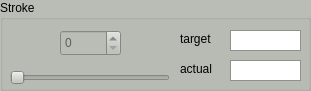
      <widget class="QGroupBox" name="gb_stroke">
       <property name="enabled">
        <bool>true</bool>
       </property>
       <property name="geometry">
        <rect>
         <x>10</x>
         <y>170</y>
         <width>311</width>
         <height>91</height>
        </rect>
       </property>
       <property name="palette">
        <palette>
         <active>
          <colorrole role="WindowText">
           <brush brushstyle="SolidPattern">
            <color alpha="255">
             <red>0</red>
             <green>0</green>
             <blue>0</blue>
            </color>
           </brush>
          </colorrole>
          <colorrole role="Button">
           <brush brushstyle="SolidPattern">
            <color alpha="255">
             <red>186</red>
             <green>189</green>
             <blue>182</blue>
            </color>
           </brush>
          </colorrole>
          <colorrole role="Light">
           <brush brushstyle="SolidPattern">
            <color alpha="255">
             <red>255</red>
             <green>255</green>
             <blue>255</blue>
            </color>
           </brush>
          </colorrole>
          <colorrole role="Midlight">
           <brush brushstyle="SolidPattern">
            <color alpha="255">
             <red>220</red>
             <green>222</green>
             <blue>218</blue>
            </color>
           </brush>
          </colorrole>
          <colorrole role="Dark">
           <brush brushstyle="SolidPattern">
            <color alpha="255">
             <red>93</red>
             <green>94</green>
             <blue>91</blue>
            </color>
           </brush>
          </colorrole>
          <colorrole role="Mid">
           <brush brushstyle="SolidPattern">
            <color alpha="255">
             <red>124</red>
             <green>126</green>
             <blue>121</blue>
            </color>
           </brush>
          </colorrole>
          <colorrole role="Text">
           <brush brushstyle="SolidPattern">
            <color alpha="255">
             <red>0</red>
             <green>0</green>
             <blue>0</blue>
            </color>
           </brush>
          </colorrole>
          <colorrole role="BrightText">
           <brush brushstyle="SolidPattern">
            <color alpha="255">
             <red>255</red>
             <green>255</green>
             <blue>255</blue>
            </color>
           </brush>
          </colorrole>
          <colorrole role="ButtonText">
           <brush brushstyle="SolidPattern">
            <color alpha="255">
             <red>0</red>
             <green>0</green>
             <blue>0</blue>
            </color>
           </brush>
          </colorrole>
          <colorrole role="Base">
           <brush brushstyle="SolidPattern">
            <color alpha="255">
             <red>255</red>
             <green>255</green>
             <blue>255</blue>
            </color>
           </brush>
          </colorrole>
          <colorrole role="Window">
           <brush brushstyle="SolidPattern">
            <color alpha="255">
             <red>186</red>
             <green>189</green>
             <blue>182</blue>
            </color>
           </brush>
          </colorrole>
          <colorrole role="Shadow">
           <brush brushstyle="SolidPattern">
            <color alpha="255">
             <red>0</red>
             <green>0</green>
             <blue>0</blue>
            </color>
           </brush>
          </colorrole>
          <colorrole role="AlternateBase">
           <brush brushstyle="SolidPattern">
            <color alpha="255">
             <red>220</red>
             <green>222</green>
             <blue>218</blue>
            </color>
           </brush>
          </colorrole>
          <colorrole role="ToolTipBase">
           <brush brushstyle="SolidPattern">
            <color alpha="255">
             <red>255</red>
             <green>255</green>
             <blue>220</blue>
            </color>
           </brush>
          </colorrole>
          <colorrole role="ToolTipText">
           <brush brushstyle="SolidPattern">
            <color alpha="255">
             <red>0</red>
             <green>0</green>
             <blue>0</blue>
            </color>
           </brush>
          </colorrole>
         </active>
         <inactive>
          <colorrole role="WindowText">
           <brush brushstyle="SolidPattern">
            <color alpha="255">
             <red>0</red>
             <green>0</green>
             <blue>0</blue>
            </color>
           </brush>
          </colorrole>
          <colorrole role="Button">
           <brush brushstyle="SolidPattern">
            <color alpha="255">
             <red>186</red>
             <green>189</green>
             <blue>182</blue>
            </color>
           </brush>
          </colorrole>
          <colorrole role="Light">
           <brush brushstyle="SolidPattern">
            <color alpha="255">
             <red>255</red>
             <green>255</green>
             <blue>255</blue>
            </color>
           </brush>
          </colorrole>
          <colorrole role="Midlight">
           <brush brushstyle="SolidPattern">
            <color alpha="255">
             <red>220</red>
             <green>222</green>
             <blue>218</blue>
            </color>
           </brush>
          </colorrole>
          <colorrole role="Dark">
           <brush brushstyle="SolidPattern">
            <color alpha="255">
             <red>93</red>
             <green>94</green>
             <blue>91</blue>
            </color>
           </brush>
          </colorrole>
          <colorrole role="Mid">
           <brush brushstyle="SolidPattern">
            <color alpha="255">
             <red>124</red>
             <green>126</green>
             <blue>121</blue>
            </color>
           </brush>
          </colorrole>
          <colorrole role="Text">
           <brush brushstyle="SolidPattern">
            <color alpha="255">
             <red>0</red>
             <green>0</green>
             <blue>0</blue>
            </color>
           </brush>
          </colorrole>
          <colorrole role="BrightText">
           <brush brushstyle="SolidPattern">
            <color alpha="255">
             <red>255</red>
             <green>255</green>
             <blue>255</blue>
            </color>
           </brush>
          </colorrole>
          <colorrole role="ButtonText">
           <brush brushstyle="SolidPattern">
            <color alpha="255">
             <red>0</red>
             <green>0</green>
             <blue>0</blue>
            </color>
           </brush>
          </colorrole>
          <colorrole role="Base">
           <brush brushstyle="SolidPattern">
            <color alpha="255">
             <red>255</red>
             <green>255</green>
             <blue>255</blue>
            </color>
           </brush>
          </colorrole>
          <colorrole role="Window">
           <brush brushstyle="SolidPattern">
            <color alpha="255">
             <red>186</red>
             <green>189</green>
             <blue>182</blue>
            </color>
           </brush>
          </colorrole>
          <colorrole role="Shadow">
           <brush brushstyle="SolidPattern">
            <color alpha="255">
             <red>0</red>
             <green>0</green>
             <blue>0</blue>
            </color>
           </brush>
          </colorrole>
          <colorrole role="AlternateBase">
           <brush brushstyle="SolidPattern">
            <color alpha="255">
             <red>220</red>
             <green>222</green>
             <blue>218</blue>
            </color>
           </brush>
          </colorrole>
          <colorrole role="ToolTipBase">
           <brush brushstyle="SolidPattern">
            <color alpha="255">
             <red>255</red>
             <green>255</green>
             <blue>220</blue>
            </color>
           </brush>
          </colorrole>
          <colorrole role="ToolTipText">
           <brush brushstyle="SolidPattern">
            <color alpha="255">
             <red>0</red>
             <green>0</green>
             <blue>0</blue>
            </color>
           </brush>
          </colorrole>
         </inactive>
         <disabled>
          <colorrole role="WindowText">
           <brush brushstyle="SolidPattern">
            <color alpha="255">
             <red>93</red>
             <green>94</green>
             <blue>91</blue>
            </color>
           </brush>
          </colorrole>
          <colorrole role="Button">
           <brush brushstyle="SolidPattern">
            <color alpha="255">
             <red>186</red>
             <green>189</green>
             <blue>182</blue>
            </color>
           </brush>
          </colorrole>
          <colorrole role="Light">
           <brush brushstyle="SolidPattern">
            <color alpha="255">
             <red>255</red>
             <green>255</green>
             <blue>255</blue>
            </color>
           </brush>
          </colorrole>
          <colorrole role="Midlight">
           <brush brushstyle="SolidPattern">
            <color alpha="255">
             <red>220</red>
             <green>222</green>
             <blue>218</blue>
            </color>
           </brush>
          </colorrole>
          <colorrole role="Dark">
           <brush brushstyle="SolidPattern">
            <color alpha="255">
             <red>93</red>
             <green>94</green>
             <blue>91</blue>
            </color>
           </brush>
          </colorrole>
          <colorrole role="Mid">
           <brush brushstyle="SolidPattern">
            <color alpha="255">
             <red>124</red>
             <green>126</green>
             <blue>121</blue>
            </color>
           </brush>
          </colorrole>
          <colorrole role="Text">
           <brush brushstyle="SolidPattern">
            <color alpha="255">
             <red>93</red>
             <green>94</green>
             <blue>91</blue>
            </color>
           </brush>
          </colorrole>
          <colorrole role="BrightText">
           <brush brushstyle="SolidPattern">
            <color alpha="255">
             <red>255</red>
             <green>255</green>
             <blue>255</blue>
            </color>
           </brush>
          </colorrole>
          <colorrole role="ButtonText">
           <brush brushstyle="SolidPattern">
            <color alpha="255">
             <red>93</red>
             <green>94</green>
             <blue>91</blue>
            </color>
           </brush>
          </colorrole>
          <colorrole role="Base">
           <brush brushstyle="SolidPattern">
            <color alpha="255">
             <red>186</red>
             <green>189</green>
             <blue>182</blue>
            </color>
           </brush>
          </colorrole>
          <colorrole role="Window">
           <brush brushstyle="SolidPattern">
            <color alpha="255">
             <red>186</red>
             <green>189</green>
             <blue>182</blue>
            </color>
           </brush>
          </colorrole>
          <colorrole role="Shadow">
           <brush brushstyle="SolidPattern">
            <color alpha="255">
             <red>0</red>
             <green>0</green>
             <blue>0</blue>
            </color>
           </brush>
          </colorrole>
          <colorrole role="AlternateBase">
           <brush brushstyle="SolidPattern">
            <color alpha="255">
             <red>186</red>
             <green>189</green>
             <blue>182</blue>
            </color>
           </brush>
          </colorrole>
          <colorrole role="ToolTipBase">
           <brush brushstyle="SolidPattern">
            <color alpha="255">
             <red>255</red>
             <green>255</green>
             <blue>220</blue>
            </color>
           </brush>
          </colorrole>
          <colorrole role="ToolTipText">
           <brush brushstyle="SolidPattern">
            <color alpha="255">
             <red>0</red>
             <green>0</green>
             <blue>0</blue>
            </color>
           </brush>
          </colorrole>
         </disabled>
        </palette>
       </property>
       <property name="contextMenuPolicy">
        <enum>Qt::DefaultContextMenu</enum>
       </property>
       <property name="acceptDrops">
        <bool>false</bool>
       </property>
       <property name="autoFillBackground">
        <bool>true</bool>
       </property>
       <property name="title">
        <string>Stroke</string>
       </property>
       <property name="flat">
        <bool>false</bool>
       </property>
       <property name="checkable">
        <bool>false</bool>
       </property>
       <widget class="QSpinBox" name="spin_stroke_input">
        <property name="enabled">
         <bool>false</bool>
        </property>
        <property name="geometry">
         <rect>
          <x>60</x>
          <y>30</y>
          <width>61</width>
          <height>26</height>
         </rect>
        </property>
       </widget>
       <widget class="QSlider" name="hS_stroke_input">
        <property name="enabled">
         <bool>false</bool>
        </property>
        <property name="geometry">
         <rect>
          <x>10</x>
          <y>70</y>
          <width>160</width>
          <height>16</height>
         </rect>
        </property>
        <property name="orientation">
         <enum>Qt::Horizontal</enum>
        </property>
       </widget>
       <widget class="QLabel" name="lb_stroke_target">
        <property name="geometry">
         <rect>
          <x>180</x>
          <y>30</y>
          <width>101</width>
          <height>17</height>
         </rect>
        </property>
        <property name="text">
         <string>target</string>
        </property>
       </widget>
       <widget class="QTextEdit" name="tx_stroke_target">
        <property name="geometry">
         <rect>
          <x>230</x>
          <y>30</y>
          <width>71</width>
          <height>21</height>
         </rect>
        </property>
        <property name="lineWidth">
         <number>0</number>
        </property>
        <property name="verticalScrollBarPolicy">
         <enum>Qt::ScrollBarAlwaysOff</enum>
        </property>
        <property name="horizontalScrollBarPolicy">
         <enum>Qt::ScrollBarAlwaysOff</enum>
        </property>
        <property name="readOnly">
         <bool>true</bool>
        </property>
        <property name="textInteractionFlags">
         <set>Qt::TextSelectableByMouse</set>
        </property>
       </widget>
       <widget class="QTextEdit" name="tx_stroke_actual">
        <property name="geometry">
         <rect>
          <x>230</x>
          <y>60</y>
          <width>71</width>
          <height>21</height>
         </rect>
        </property>
        <property name="lineWidth">
         <number>0</number>
        </property>
        <property name="verticalScrollBarPolicy">
         <enum>Qt::ScrollBarAlwaysOff</enum>
        </property>
        <property name="horizontalScrollBarPolicy">
         <enum>Qt::ScrollBarAlwaysOff</enum>
        </property>
        <property name="readOnly">
         <bool>true</bool>
        </property>
        <property name="textInteractionFlags">
         <set>Qt::TextSelectableByMouse</set>
        </property>
       </widget>
       <widget class="QLabel" name="lb_stroke_actual">
        <property name="geometry">
         <rect>
          <x>180</x>
          <y>60</y>
          <width>101</width>
          <height>17</height>
         </rect>
        </property>
        <property name="text">
         <string>actual</string>
        </property>
       </widget>
      </widget>
